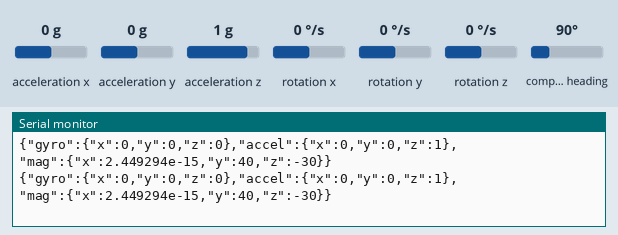
Recording of a sketch running on a simulated Arduino Nano 33 BLE. Shown: the last lines printed to the serial monitor. Inputs (shaded band) come from the test bench; at power-on: compass heading 90°, acceleration x 0 g, acceleration y 0 g, acceleration z 1 g, rotation x 0 °/s, rotation y 0 °/s, rotation z 0 °/s.

Above: at 1.2 s.
1.3 s: compass heading set to 7°
At 2.4 s:
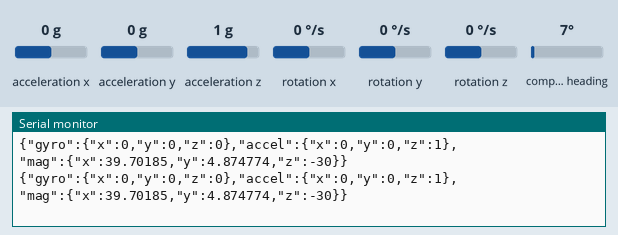
3.2 s: compass heading set to 90°
At 3.9 s:
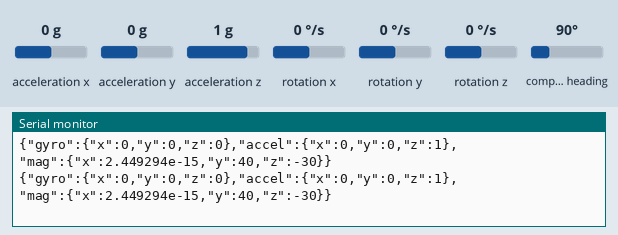
6.2 s: compass heading set to 180°
At 7.2 s:
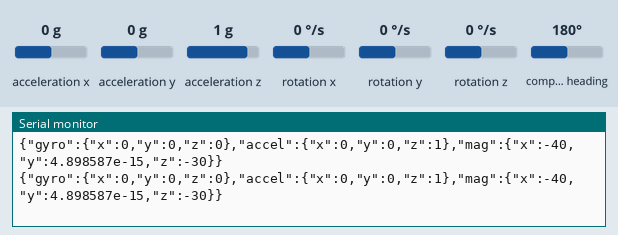
8.1 s: acceleration x set to -1.4 g
At 9.2 s:
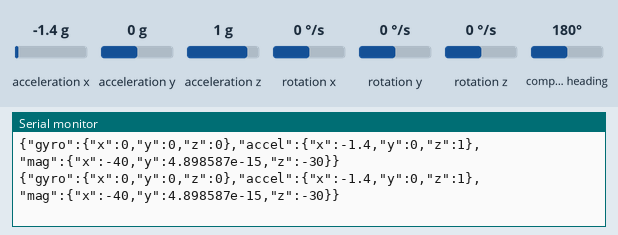

The sketch:

arduino.ino
```cpp
#include "Arduino_BMI270_BMM150.h"
#include <MadgwickAHRS.h>
#include <ArduinoJson.h>

Madgwick filter;

const unsigned long SAMPLE_PERIOD_MS = 20;
unsigned long lastSampleTime = 0;

void setup() {
  Serial.begin(115200);

  if (!IMU.begin()) {
    Serial.println("Failed to initialize IMU!");
    while (1);
  }

  filter.begin(100);
}

void loop() {
  float ax, ay, az;
  float gx, gy, gz;
  float mx, my, mz;

  if (IMU.accelerationAvailable() && IMU.gyroscopeAvailable() && IMU.magneticFieldAvailable()) {

    IMU.readAcceleration(ax, ay, az);
    IMU.readGyroscope(gx, gy, gz);
    IMU.readMagneticField(mx, my, mz);

    // filter.update(gx, gy, gz, ax, ay, az, mx, my, mz);


    // float pitch = filter.getPitch();
    // float roll = filter.getRoll();
    // float yaw = filter.getYaw();

    StaticJsonDocument<512> doc;

    // JsonObject rot = doc.createNestedObject("rot");
    // rot["pitch"] = pitch;
    // rot["roll"] = roll;
    // rot["yaw"] = yaw;

    JsonObject gyro = doc.createNestedObject("gyro");
    gyro["x"] = gx;
    gyro["y"] = gy;
    gyro["z"] = gz;

    JsonObject accel = doc.createNestedObject("accel");
    accel["x"] = ax;
    accel["y"] = ay;
    accel["z"] = az;

    JsonObject mag = doc.createNestedObject("mag");
    mag["x"] = mx;
    mag["y"] = my;
    mag["z"] = mz;

    serializeJson(doc, Serial);
    Serial.println();
  }
}
```

Measured:
- after the input at 1.3 s, the serial monitor: prints a new line at once (image 1)
- after the input at 6.2 s, the serial monitor: prints a new line at once (image 3)
- after the input at 8.1 s, the serial monitor: prints a new line at once (image 4)
